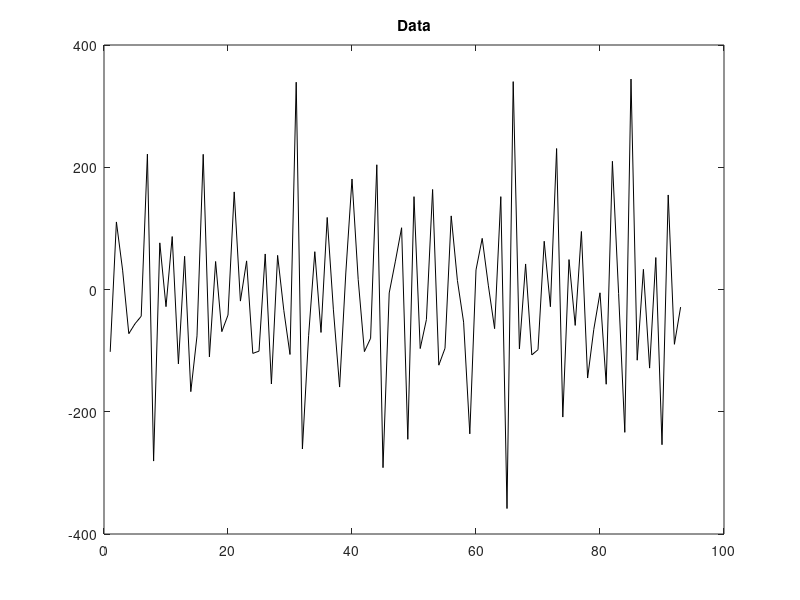
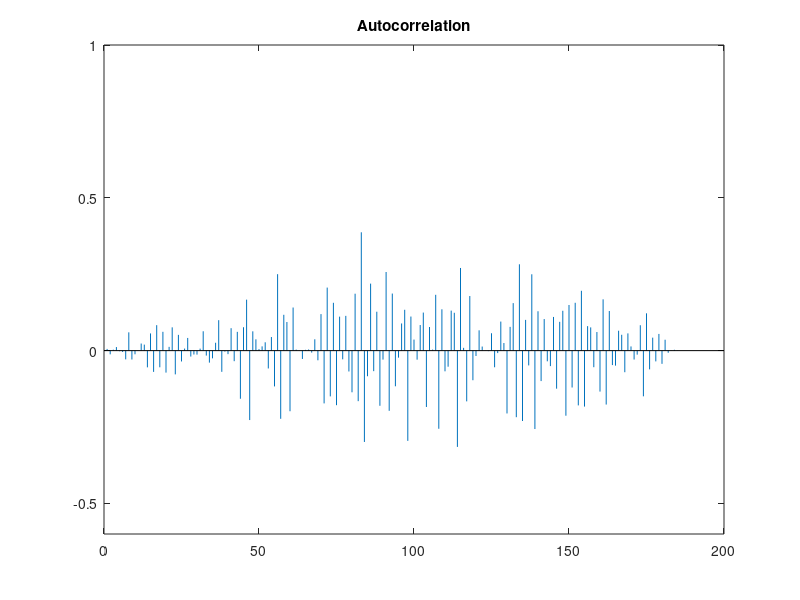
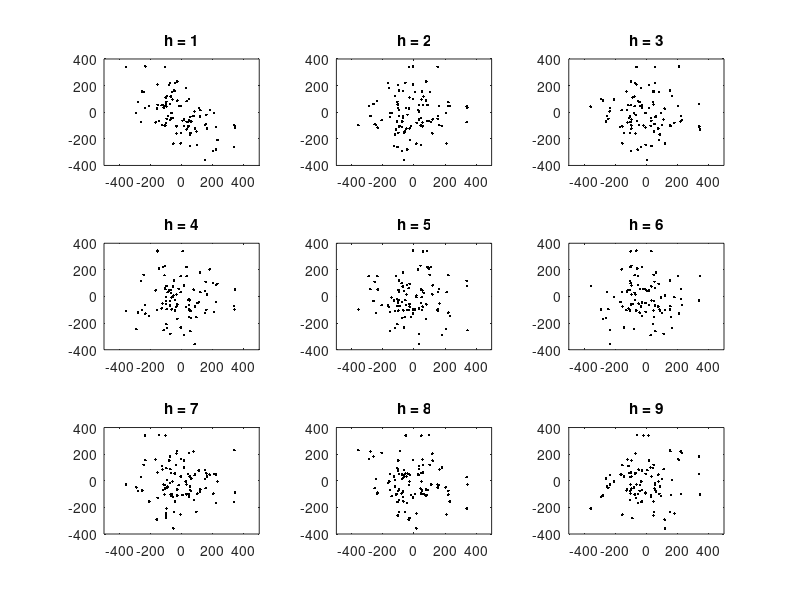

Write MATLAB code to recreate these figures, in order.
clear all;
close all;

load('joe.dat');

%Plot 10.a
figure(1);
plot(joe,'-k');
title('Data');
%Plot 10.c
% figure(2);
joe_inv = fliplr(joe);
joe_inv = conj(joe_inv);
acf = conv(joe, joe_inv)/(joe'*joe);
figure(2)
stem(acf, 'Marker', 'none');
title('Autocorrelation');
ylim([-0.6 1]);

%% Lag plots
figure(3);
for i=1:9
    subplot(3,3,i);
    joe_shifted = circshift(joe,i);
    plot(joe_shifted, joe, '.k');
    title(['h = ' num2str(i)]);
    xlim([-500 500]);
    ylim([-400 400]);
end
